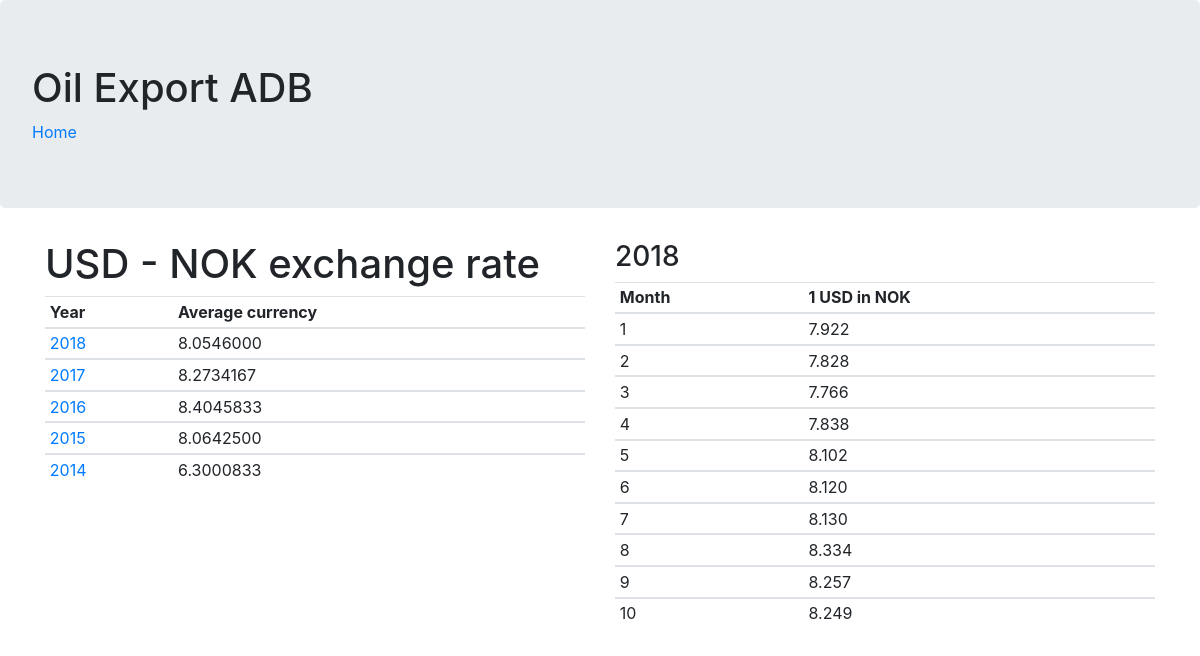
The page /adb/web_mysql/stat4.php?year=2018 on the database its author committed.
### tables this page shows
create table currency_dim (
  month int not null check (month > 0 and month < 13),
  year int not null check (year > 1970 and year < 2100),
  usdprice numeric(8,3) not null check (usdprice > 1 and usdprice < 20),
  primary key(year, month)
);

### adb/web_mysql/stat4.php (the view, shortened to what this page needs)
<html>
	<head>
		<link href="https://stackpath.bootstrapcdn.com/bootstrap/4.1.3/css/bootstrap.min.css" rel="stylesheet">
	</head>
	<body>
	    <div class='jumbotron'>
			<h1>Oil Export ADB</h1>
			<a href="stat1.php">Home</a>
		</div>
		<?php
		    function openConnection()
		    {
				$config = parse_ini_file('./config.ini');
				$servername = $config['servername'];
				$username = $config['username'];
				$password = $config['password'];
				$dbname = $config['dbname'];
				$conn = new mysqli($servername, $username, $password, $dbname);
				return $conn;
		    }
			function getYearUrlparam()
			{
				 $yyyy = $_GET['year'];
				 return $yyyy;
			}
			function createYearlySql()
			{
				return "select year, AVG(usdprice) as avgusd from currency_dim group by year order by year desc";
			}
			function createSql($year)
			{
				return "select c.month, c.year, c.usdprice " .
				"from currency_dim c " .
				"where c.year={$year} " .
				"order by c.month";
			}
			function displayData($avgusdQry, $getQry, $year)
			{
				echo "<div class='container'>";
				echo "<div class='row'>";
				echo "<div class='col-md-6'>";
				echo "<h1>USD - NOK exchange rate</h1>";
				echo "<table class='table table-sm table-hover'>";
				echo "<thead><tr><th>Year</th><th>Average currency</th></tr></thead>";
				while($row = $avgusdQry->fetch_assoc())
				{
					echo "<tbody><tr>";
					echo "<td><a href='stat4.php?year={$row["year"]}'>" . $row["year"] . "</a></td>";
					echo "<td>" . $row["avgusd"] . "</td>";
					echo "</tr></tbody>";
				}
				echo "</table>";
				echo "<div id='chartContainer1' style='height: 370px; width: 100%;'></div>";
				echo "</div>";
				echo "<div class='col-md-6'>";
				echo "<h3>{$year}</h3>";
				echo "<table class='table table-sm table-hover'>";
				echo "<thead><tr><th>Month</th><th>1 USD in NOK</th></tr></thead>";
				while($row = $getQry->fetch_assoc())
				{
					echo "<tbody><tr>";
					echo "<td>" . $row["month"] . "</td>";
					echo "<td>" . $row["usdprice"] . "</td>";
					echo "</tr></tbody>";
				}
				 echo "</table>";
				 echo "</div>";
				 echo "</div>";
				 echo "</div>";
			}
			$conn = openConnection();
			$year = getYearUrlparam();
			$avgusdQry = $conn->query(createYearlySql());
			$sql = createSql($year);
			$getQry = $conn->query($sql);
			displayData($avgusdQry, $getQry, $year);
		?>
	</body>
</html>

### rows shown on the page
currency_dim: month "1", usdprice "7.922"
currency_dim: month "2", usdprice "7.828"
currency_dim: month "3", usdprice "7.766"
currency_dim: month "4", usdprice "7.838"
currency_dim: month "5", usdprice "8.102"
currency_dim: month "6", usdprice "8.120"
currency_dim: month "7", usdprice "8.130"
currency_dim: month "8", usdprice "8.334"
currency_dim: month "9", usdprice "8.257"
currency_dim: month "10", usdprice "8.249"

### other values the page prints
$row["year"] "2018"
$row["avgusd"] "8.0546000"
$row["year"] "2017"
$row["avgusd"] "8.2734167"
$row["year"] "2016"
$row["avgusd"] "8.4045833"
$row["year"] "2015"
$row["avgusd"] "8.0642500"
$row["year"] "2014"
$row["avgusd"] "6.3000833"
$year "2018"
